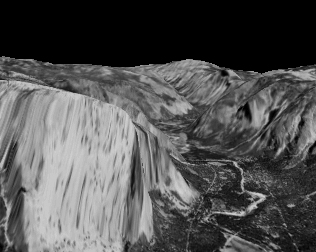
%> input picture ps5_octave/input/DataSeq1/yos_img_01.jpg, 316 x 252 px
$ octave GaussianPyramid.m   (GNU Octave 9; MATLAB toolbox functions it lacks are replaced by stand-ins)
%> lines starting %> are read from the running program, lines starting %| are printed output that depends on the picture
### ps5_octave/Reduce.m
%Gaussian pyramid
function reduced = Reduce(img)

    h = [1 4 6 4 1]/16;
    %reduced = conv2(conv2(img,h,'same'),h','same')(1:2:end,1:2:end);
    reduced = imfilter(imfilter(img,h,'symmetric'),h','symmetric')(1:2:end,1:2:end);

### ps5_octave/Expand.m
function expanded = Expand(img)

    h = [1 4 6 4 1]/8;
    expanded = zeros(2*size(img));
    expanded(1:2:end,1:2:end) = img;
    expanded = conv2(conv2(expanded,h,'same'),h','same');

### ps5_octave/GaussianPyramid.m
clear all; close all; clc;
pkg load image
pkg load signal

%Reduce image 4 levels
img = im2double(imread('input/DataSeq1/yos_img_01.jpg'));
%> img: size 252x316 double; min 0, max 0.827, mean 0.326
N_levels = 4;
R_0 = img;
R_1 = Reduce(R_0);
%> in Reduce, `reduced = imfilter(imfilter(img,h,'symmetric'),h','symmetric')(1:2:end..`:
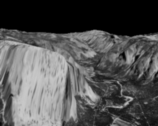
%> reduced: size 126x158 double; min 0, max 0.801, mean 0.325
R_2 = Reduce(R_1);
R_3 = Reduce(R_2);

% [11 lines of commented-out code are left out]
E_0 = img;
E_1 = Expand(R_1);
imwrite(E_1,'output/GaussianLevel_1.jpg');
E_2 = Expand(Expand(R_2));
imwrite(E_2,'output/GaussianLevel_2.jpg');
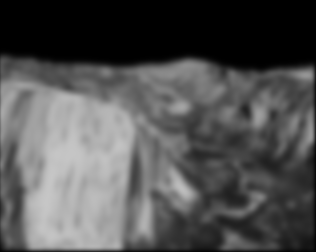
%> saved as GaussianLevel_2.jpg: size 252x316 uint8; min 0, max 198, mean 82
E_3 = Expand(Expand(Expand(R_3)(1:end-1,1:end-1)));
%> in Expand (call 6), `expanded(1:2:end,1:2:end) = img;`:
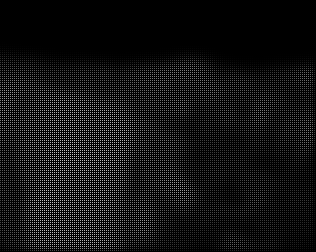
%> expanded: size 252x316 double; min 0, max 0.765, mean 0.0803
imwrite(E_3,'output/GaussianLevel_3.jpg');

%Laplaciam Pyramid
L_0 = E_0 - E_1;
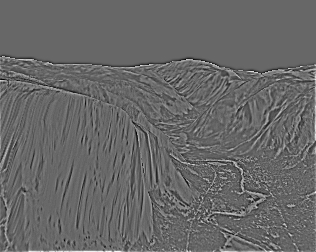
%> L_0: size 252x316 double; min -0.295, max 0.432, mean 0.00145; drawn with min black and max white
imwrite(L_0,'output/LaplacianLevel_0.jpg');
L_1 = E_1 - E_2;
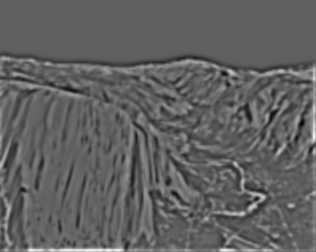
%> L_1: size 252x316 double; min -0.192, max 0.317, mean 0.0027; drawn with min black and max white
imwrite(L_1,'output/LaplacianLevel_1.jpg');
L_2 = E_2 - E_3;
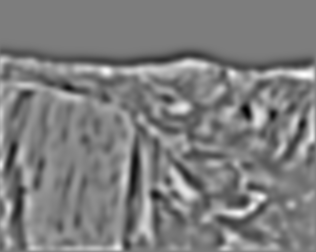
%> L_2: size 252x316 double; min -0.155, max 0.16, mean 0.00128; drawn with min black and max white
imwrite(L_2,'output/LaplacianLevel_2.jpg');
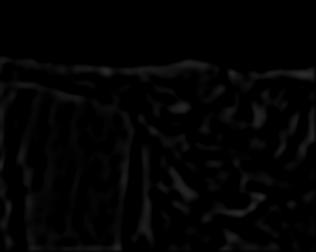
%> saved as LaplacianLevel_2.jpg: size 252x316 uint8; min 0, max 41, mean 3.3
L_3 = E_3;
